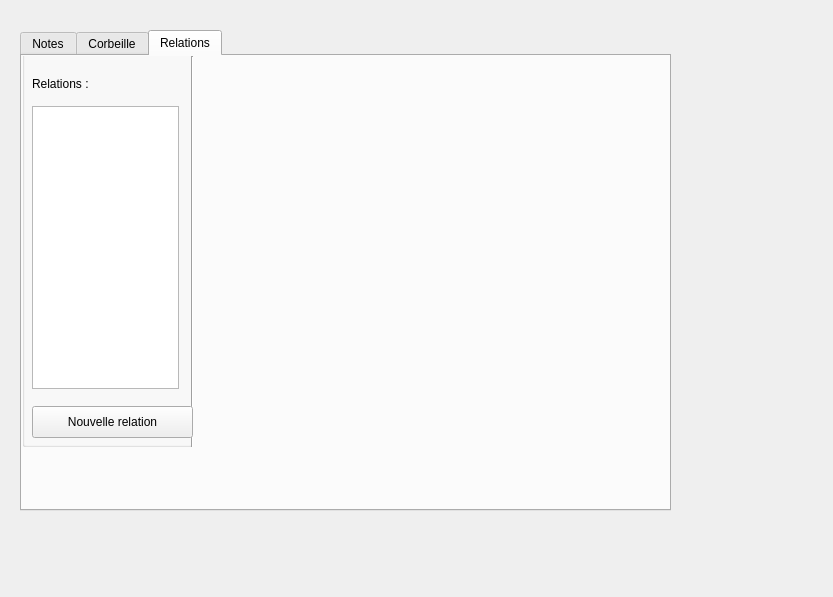
<?xml version="1.0" encoding="UTF-8"?>
<ui version="4.0">
 <class>MainWindow</class>
 <widget class="QMainWindow" name="MainWindow">
  <property name="geometry">
   <rect>
    <x>0</x>
    <y>0</y>
    <width>833</width>
    <height>597</height>
   </rect>
  </property>
  <property name="windowTitle">
   <string>MainWindow</string>
  </property>
  <widget class="QWidget" name="centralwidget">
   <widget class="QTabWidget" name="tabWidget">
    <property name="geometry">
     <rect>
      <x>20</x>
      <y>30</y>
      <width>651</width>
      <height>481</height>
     </rect>
    </property>
    <property name="currentIndex">
     <number>2</number>
    </property>
    <widget class="QWidget" name="Notes">
     <attribute name="title">
      <string>Notes</string>
     </attribute>
     <widget class="QWidget" name="verticalLayoutWidget">
      <property name="geometry">
       <rect>
        <x>-1</x>
        <y>-1</y>
        <width>161</width>
        <height>361</height>
       </rect>
      </property>
      <layout class="QVBoxLayout" name="verticalLayout_4">
       <item>
        <layout class="QVBoxLayout" name="verticalLayout_6">
         <item>
          <widget class="QLabel" name="label_2">
           <property name="text">
            <string>Notes actives</string>
           </property>
          </widget>
         </item>
         <item>
          <widget class="QListWidget" name="activenotes"/>
         </item>
        </layout>
       </item>
       <item>
        <widget class="QPushButton" name="createNote">
         <property name="text">
          <string>Nouvelle note</string>
         </property>
        </widget>
       </item>
       <item>
        <layout class="QVBoxLayout" name="verticalLayout_5"/>
       </item>
      </layout>
     </widget>
     <widget class="QWidget" name="verticalLayoutWidget_2">
      <property name="geometry">
       <rect>
        <x>172</x>
        <y>0</y>
        <width>391</width>
        <height>401</height>
       </rect>
      </property>
      <layout class="QVBoxLayout" name="centre"/>
     </widget>
    </widget>
    <widget class="QWidget" name="Corbeille">
     <attribute name="title">
      <string>Corbeille</string>
     </attribute>
     <widget class="QListWidget" name="trashedNotes">
      <property name="geometry">
       <rect>
        <x>190</x>
        <y>20</y>
        <width>281</width>
        <height>201</height>
       </rect>
      </property>
     </widget>
     <widget class="QWidget" name="horizontalLayoutWidget">
      <property name="geometry">
       <rect>
        <x>240</x>
        <y>250</y>
        <width>228</width>
        <height>41</height>
       </rect>
      </property>
      <layout class="QHBoxLayout" name="horizontalLayout">
       <item>
        <widget class="QPushButton" name="supp">
         <property name="text">
          <string>Supprimer</string>
         </property>
        </widget>
       </item>
       <item>
        <widget class="QPushButton" name="restore">
         <property name="text">
          <string>Restaurer</string>
         </property>
        </widget>
       </item>
      </layout>
     </widget>
    </widget>
    <widget class="QWidget" name="Relations">
     <attribute name="title">
      <string>Relations</string>
     </attribute>
     <widget class="QGroupBox" name="groupBox_2">
      <property name="geometry">
       <rect>
        <x>0</x>
        <y>-20</y>
        <width>171</width>
        <height>411</height>
       </rect>
      </property>
      <property name="title">
       <string/>
      </property>
      <widget class="QLabel" name="label">
       <property name="geometry">
        <rect>
         <x>10</x>
         <y>40</y>
         <width>101</width>
         <height>16</height>
        </rect>
       </property>
       <property name="text">
        <string>Relations :</string>
       </property>
      </widget>
      <widget class="Line" name="line">
       <property name="geometry">
        <rect>
         <x>160</x>
         <y>20</y>
         <width>20</width>
         <height>401</height>
        </rect>
       </property>
       <property name="orientation">
        <enum>Qt::Vertical</enum>
       </property>
      </widget>
      <widget class="QListWidget" name="activerelations">
       <property name="geometry">
        <rect>
         <x>10</x>
         <y>70</y>
         <width>147</width>
         <height>283</height>
        </rect>
       </property>
      </widget>
      <widget class="QPushButton" name="createRelation">
       <property name="geometry">
        <rect>
         <x>10</x>
         <y>370</y>
         <width>161</width>
         <height>32</height>
        </rect>
       </property>
       <property name="text">
        <string>Nouvelle relation</string>
       </property>
      </widget>
     </widget>
     <widget class="QWidget" name="verticalLayoutWidget_3">
      <property name="geometry">
       <rect>
        <x>190</x>
        <y>10</y>
        <width>391</width>
        <height>401</height>
       </rect>
      </property>
      <layout class="QVBoxLayout" name="centreRelation"/>
     </widget>
    </widget>
   </widget>
  </widget>
  <action name="actionOpenTrash">
   <property name="text">
    <string>Afficher le contenu</string>
   </property>
  </action>
  <action name="actiontest">
   <property name="text">
    <string>test</string>
   </property>
  </action>
 </widget>
 <tabstops>
  <tabstop>activenotes</tabstop>
  <tabstop>tabWidget</tabstop>
 </tabstops>
 <resources/>
 <connections/>
</ui>
